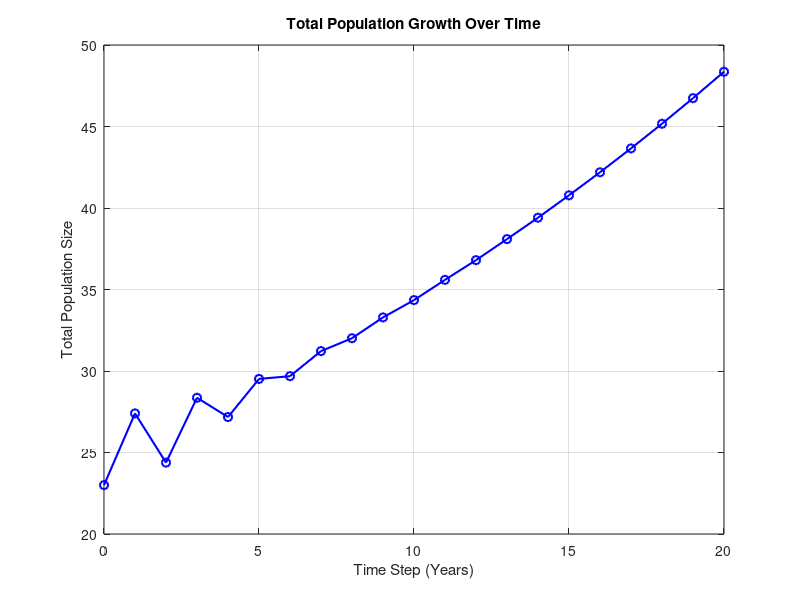
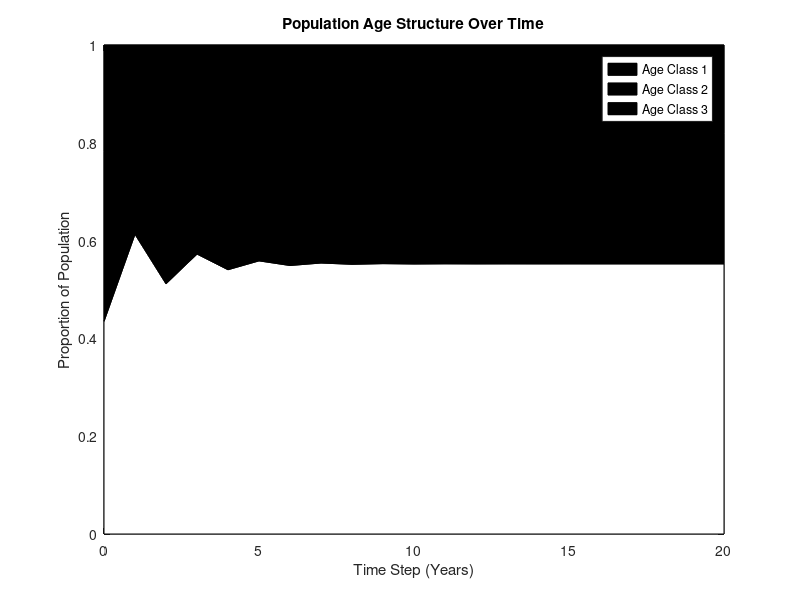
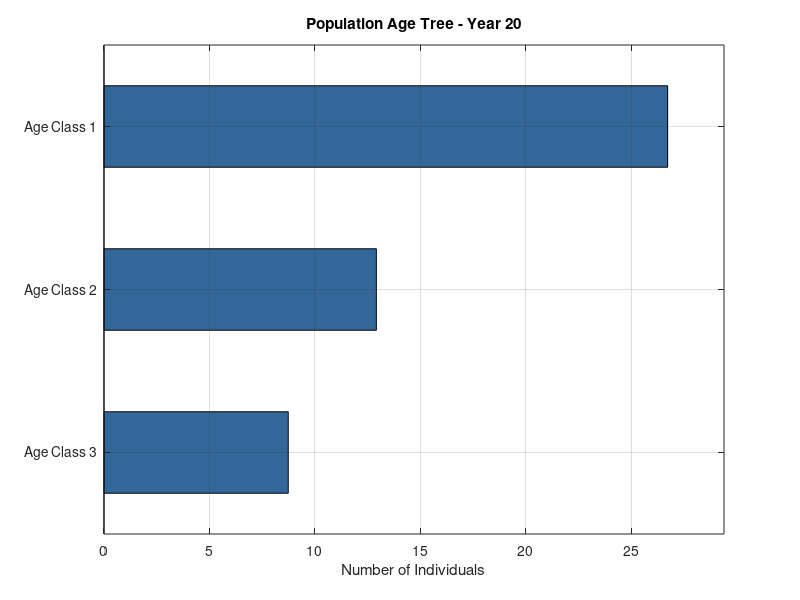

Reproduce these figures in MATLAB, in order.
% Leslie Matrix Population Model Implementation

% Step 1: Define Parameters
% Fecundity rates (average offspring per individual in each age class)
f = [0, 1.6, 0.8]; % f1=0, f2=2, f3=1

% Survival rates (probability of surviving to the next age class)
s = [0.5, 0.7]; % s1=0.5 (age 1->2), s2=0.7 (age 2->3)
num_age_classes = length(f); % Number of age classes (k=3)

% Step 2: Construct the Leslie Matrix (L)
L = zeros(num_age_classes, num_age_classes);

% Fill the first row with fecundity rates
L(1, :) = f;

% Fill the sub-diagonal with survival rates
for i = 1:(num_age_classes - 1)
    L(i+1, i) = s(i);
end

disp('Leslie Matrix (L):');
disp(L);

% Step 3: Define the Initial Population Vector (N0)
N0 = [10; 8; 5]; % Column vector: [n1; n2; n3] at time t=0
disp('Initial Population Vector (N0):');
disp(N0);

% Step 4: Project the Population for One Time Step
N1 = L * N0; % Calculate population at time t=1
disp('Population Vector at t=1 (N1):');
disp(N1);

% Step 5: Simulate Population Growth Over Multiple Time Steps
num_time_steps = 20; % Number of years to simulate
population_history = zeros(num_age_classes, num_time_steps + 1); % To store N vectors
population_history(:, 1) = N0; % Store initial population

Nt = N0; % Current population vector starts at N0
for t = 1:num_time_steps
    Nt_plus_1 = L * Nt;             % Project to next step (N_{t+1} = L N_t)
    population_history(:, t+1) = Nt_plus_1; % Store result
    Nt = Nt_plus_1;                 % Update current population for next iteration
end

% Step 6: Analyze and Visualize Results
% Calculate total population size at each time step
total_population = sum(population_history, 1);

% Calculate age structure (proportions) over time
age_structure = zeros(size(population_history));
for t = 1:size(population_history, 2)
    if total_population(t) > 0 % Avoid division by zero
        age_structure(:, t) = population_history(:, t) / total_population(t);
    end
end

% Plot total population size
figure(1);
plot(0:num_time_steps, total_population, 'b-o', 'LineWidth', 1.5);
xlabel('Time Step (Years)'); ylabel('Total Population Size');
title('Total Population Growth Over Time'); grid on;

% Plot age structure over time
figure(2);
area(0:num_time_steps, age_structure', 'FaceColor','flat');
xlabel('Time Step (Years)'); ylabel('Proportion of Population');
title('Population Age Structure Over Time');
legend('Age Class 1', 'Age Class 2', 'Age Class 3'); ylim([0 1]);

% Step 7: Eigenvalue Analysis
[eigenvectors, eigenvalues_diag] = eig(L);
eigenvalues = diag(eigenvalues_diag); % Get eigenvalues as a vector

% Find the dominant eigenvalue (largest positive real part)
[dominant_eigenvalue, idx] = max(real(eigenvalues));
dominant_eigenvector = eigenvectors(:, idx);

% Normalize the stable age distribution eigenvector so elements sum to 1
stable_age_distribution = real(dominant_eigenvector) / sum(real(dominant_eigenvector));

disp(' '); % Blank line for spacing
fprintf('Dominant Eigenvalue (lambda): %.4f\n', dominant_eigenvalue);
disp('Stable Age Distribution (Proportions):');
disp(stable_age_distribution);

% Compare final simulated age structure to the calculated stable age distribution
disp('Simulated Age Structure at final time step:');
disp(age_structure(:, end));

% Animated Age Pyramid (Population Age Tree)
figure(3);
for t = 1:(num_time_steps + 1)
    clf;
    % Plot horizontal bar chart for current population vector
    barh(1:num_age_classes, population_history(:, t), 0.5, 'FaceColor', [0.2 0.4 0.6]);
    set(gca, 'YDir', 'reverse'); % Reverse Y-axis so youngest at top
    xlim([0, max(population_history(:)) * 1.1]);
    yticks(1:num_age_classes);
    yticklabels({'Age Class 1', 'Age Class 2', 'Age Class 3'});
    xlabel('Number of Individuals');
    title(sprintf('Population Age Tree - Year %d', t-1));
    grid on;
    drawnow;
    pause(0.2); % Delay to control animation speed
end



